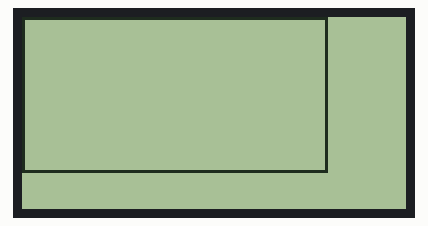
The sketch below on a simulated Arduino Uno, built with avr-gcc and run on an emulated ATmega328P. Parts: 128×64 one-colour display.

Above: at 0.1 s.

The sketch:

Notris.ino
```cpp
#include <glcd.h>

#include "notris.h"

void drawBlock(int x, int y,  tetrinoType_t type)
{
  switch (type)
  {
    case I: // double thick box
      GLCD.DrawRect(y*4+y+1,x*4+x+1,4,4,BLACK);
      GLCD.DrawRect(y*4+y+1+1,x*4+x+1+1,2,2,BLACK);
      break;
    case O: // box filled with cross
      GLCD.DrawRect(y*4+y+1,x*4+x+1,4,4,BLACK);
      GLCD.DrawVLine(y*4+y+3, x*4+x+1, 4, BLACK);
      GLCD.DrawHLine(y*4+y+1, x*4+x+3, 4, BLACK);
      break;
    case Z:  // empty box
      GLCD.DrawRect(y*4+y+1,x*4+x+1,4,4,BLACK);
      break;
    case S: // dot in centre
      GLCD.DrawRect(y*4+y+1,x*4+x+1,4,4,BLACK);
      GLCD.SetDot(y*4+1+2+y,x*4+x+1+2,BLACK);
      break;
    case T: // top left to bottom right
      GLCD.DrawRect(y*4+y+1,x*4+x+1,4,4,BLACK);
      GLCD.SetDot(y*4+4+y,x*4+x+2,BLACK);
      GLCD.SetDot(y*4+2+y,x*4+x+4,BLACK);
      GLCD.SetDot(y*4+3+y,x*4+x+3,BLACK);
      break;
    case L: // corners and centre
      GLCD.DrawRect(y*4+y+1,x*4+x+1,4,4,BLACK);
      GLCD.SetDot(y*4+2+y,x*4+x+2,BLACK);
      GLCD.SetDot(y*4+4+y,x*4+x+2,BLACK);
      GLCD.SetDot(y*4+2+y,x*4+x+4,BLACK);
      GLCD.SetDot(y*4+4+y,x*4+x+4,BLACK);
      GLCD.SetDot(y*4+3+y,x*4+x+3,BLACK);
      break;
    case J: // top right to bottom left
      GLCD.DrawRect(y*4+y+1,x*4+x+1,4,4,BLACK);
      GLCD.SetDot(y*4+2+y,x*4+x+2,BLACK);
      GLCD.SetDot(y*4+4+y,x*4+x+4,BLACK);
      GLCD.SetDot(y*4+3+y,x*4+x+3,BLACK);
      break;
    default:
    break;
  }
}

void tetrino(int x, int y, orientationType_t orientation, tetrinoType_t type)
{
   for (int b = 0; b < 4; ++b)
   {
     drawBlock(x+blocks[type][orientation][b][0], y+blocks[type][orientation][b][1], type);
   }
}


void setup() {
  // put your setup code here, to run once:
  GLCD.Init();   // initialise the library, non inverted writes pixels onto a clear screen
  GLCD.DrawRect(0, 0, 101, 51, BLACK);

  /*tetrino(0,0,I);
  tetrino(5,0,J);
  tetrino(0,2,L);
  tetrino(4,2,O);
  tetrino(0,4,T);
  tetrino(4,4,S);
  tetrino(0,6,Z);*/


}

void loop() {
  // put your main code here, to run repeatedly:
  /*GLCD.ClearScreen();
  tetrino(0,4,dN,J);
  delay(1000);
  GLCD.ClearScreen();
  tetrino(0,4,dE,J);
  delay(1000);
  GLCD.ClearScreen();
  tetrino(0,4,dS,J);
  delay(1000);
  GLCD.ClearScreen();
  tetrino(0,4,dW,J);
  delay(1000);
  GLCD.ClearScreen();
  tetrino(0,4,dN,I);
  delay(1000);
  GLCD.ClearScreen();
  tetrino(0,4,dE,I);
  delay(1000);

  GLCD.ClearScreen();
  tetrino(0,4,dN,L);
  delay(1000);
  GLCD.ClearScreen();
  tetrino(0,4,dE,L);
  delay(1000);
  GLCD.ClearScreen();
  tetrino(0,4,dS,L);
  delay(1000);
  GLCD.ClearScreen();
  tetrino(0,4,dW,L);
  delay(1000);


  GLCD.ClearScreen();
  tetrino(0,4,dN,T);
  delay(1000);
  GLCD.ClearScreen();
  tetrino(0,4,dE,T);
  delay(1000);
  GLCD.ClearScreen();
  tetrino(0,4,dS,T);
  delay(1000);
  GLCD.ClearScreen();
  tetrino(0,4,dW,T);
  delay(1000);


  GLCD.ClearScreen();
  tetrino(0,4,dN,S);
  delay(1000);
  GLCD.ClearScreen();
  tetrino(0,4,dE,S);
  delay(1000);

  GLCD.ClearScreen();
  tetrino(0,4,dS,Z);
  delay(1000);
  GLCD.ClearScreen();
  tetrino(0,4,dW,Z);
  delay(1000);
   */
}
```

notris.h
```cpp
#ifndef __NOTRIS_H
#define __NOTRIS_H
enum tetrinoType_t {I, O, Z, S, T, L, J};
enum orientationType_t {dN, dE, dS, dW};

int blocks[7][4][4][2] = {
  { // I
    {
      {0, 2}, {1, 2}, {2, 2}, {3, 2} // N
    },
    {
      {2, 0}, {2, 1}, {2, 2}, {2, 3} // E
    },
    {
      {0, 2}, {1, 2}, {2, 2}, {3, 2} // S
    },
    {
      {2, 0}, {2, 1}, {2, 2}, {2, 3} // W
    }
  },
  { // O
    {
      {0, 0}, {0, 1}, {1, 0}, {1, 1}
    },
    {
      {0, 0}, {0, 1}, {1, 0}, {1, 1}
    },
    {
      {0, 0}, {0, 1}, {1, 0}, {1, 1}
    },
    {
      {0, 0}, {0, 1}, {1, 0}, {1, 1}
    }
  },
  { // Z
    {                                //  X
      {0, 0}, {0, 1}, {1, 1}, {1, 2} // XX
    },                               // X

    {                                // XX
      {0, 2}, {1, 2}, {1, 1}, {2, 1} //  XX
    },                               //

    {
      {0, 0}, {0, 1}, {1, 1}, {1, 2}
    },
    {
      {0, 2}, {1, 2}, {1, 1}, {2, 1}
    }
  },
  { // S
    {                                // X
      {1, 2}, {1, 1}, {2, 1}, {2, 0} // XX
    },                               //  X

    {                                //
      {0, 0}, {1, 0}, {1, 1}, {2, 1} //  XX
    },                               // XX
    {
      {1, 2}, {1, 1}, {2, 1}, {2, 0}
    },
    {
      {0, 0}, {1, 0}, {1, 1}, {2, 1}
    }
  },
  { // T
    {                                // XXX
      {1, 1}, {0, 2}, {1, 2}, {2, 2} //  X
    },                               //

    {                                // X
      {0, 0}, {0, 1}, {0, 2}, {1, 1} // XX
    },                               // X

    {                                //
      {0, 0}, {1, 0}, {2, 0}, {1, 1} //  X
    },                               // XXX

    {                                //   X
      {2, 0}, {2, 1}, {2, 2}, {1, 1} //  XX
    }                                //   X
  },
  { // L
    {                                // X
      {0, 0}, {0, 1}, {0, 2}, {1, 0} // X
    },                               // XX

    {                                //
      {0, 0}, {1, 0}, {2, 0}, {2, 1} //   X
    },                               // XXX

    {                                //  XX
      {2, 0}, {2, 1}, {2, 2}, {1, 2} //   X
    },                               //   X

    {                                // XXX
      {0, 1}, {0, 2}, {1, 2}, {2, 2} // X
    }                                //
  },
  { // J
    {                                //   X
      {1, 0}, {2, 0}, {2, 1}, {2, 2} //   X
    },                               //  XX

    {                                //
      {0, 0}, {1, 0}, {2, 0}, {0, 1} // X
    },                               // XXX

    {                                // XX
      {0, 0}, {0, 1}, {0, 2}, {1, 2} // X
    },                               // X

    {                                // XXX
      {0, 2}, {1, 2}, {2, 2}, {2, 1} //   X
    }                                //
  }
};


#endif
```
